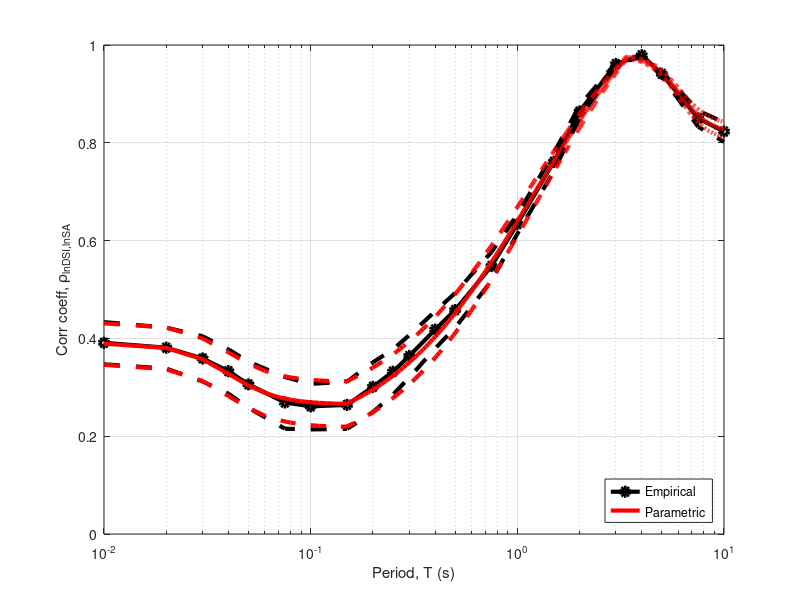
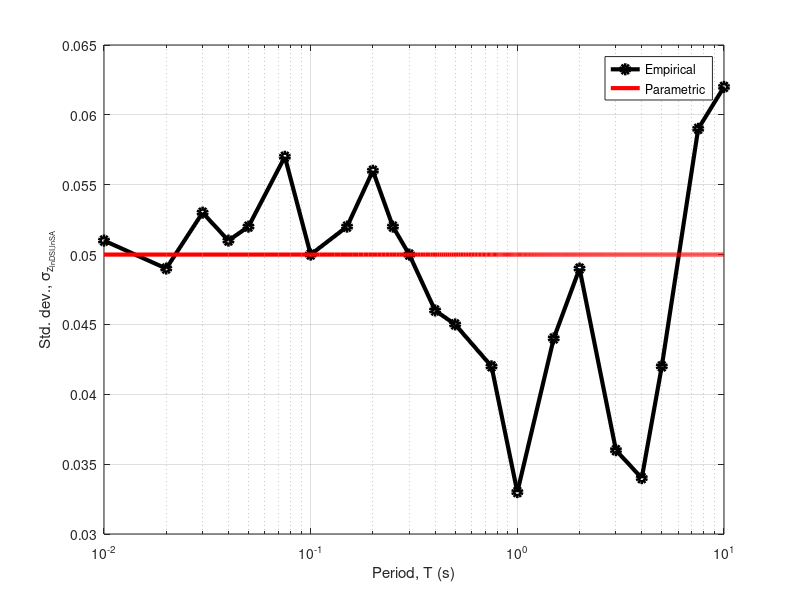

Recreate these plots in MATLAB, in order.
function DSI_PGVSASIASIPGA_correlation_fit
clc
fclose all
%Brendon BRadley 1 July 2010
%TO fit the correlations parameterically

%               rho_{lnDSI,lnSA}       
% T  |        BA08  |    CY08 |    CB08  |    AS08 |    mean rho   |   stddev z    
rho_computed=[ 0.010      0.417    0.386    0.362    0.400    0.391    0.051   
 0.020      0.405    0.375    0.355    0.387    0.381    0.049   
 0.030      0.387    0.349    0.328    0.370    0.359    0.053   
 0.040      0.363    0.318    0.309    0.341    0.333    0.051   
 0.050      0.331    0.291    0.284    0.319    0.306    0.052   
 0.075      0.306    0.259    0.233    0.279    0.269    0.057   
 0.100      0.283    0.255    0.236    0.270    0.261    0.050   
 0.150      0.288    0.246    0.239    0.283    0.264    0.052   
 0.200      0.329    0.286    0.264    0.324    0.301    0.056   
 0.250      0.357    0.314    0.300    0.355    0.332    0.052   
 0.300      0.387    0.354    0.332    0.384    0.364    0.050   
 0.400      0.435    0.415    0.386    0.435    0.418    0.046   
 0.500      0.469    0.452    0.435    0.476    0.458    0.045   
 0.750      0.565    0.547    0.527    0.551    0.548    0.042   
 1.000      0.642    0.638    0.624    0.631    0.634    0.033   
 1.500      0.779    0.763    0.756    0.747    0.761    0.044   
 2.000      0.877    0.865    0.861    0.855    0.864    0.049   
 3.000      0.963    0.961    0.959    0.959    0.961    0.036   
 4.000      0.980    0.980    0.978    0.980    0.979    0.034   
 5.000      0.945    0.941    0.938    0.940    0.941    0.042   
 7.500      0.862    0.838    0.848    0.850    0.850    0.059   
10.000      0.821    0.821    0.828    0.823    0.823    0.062           
];

%rho DSI with  i) ASI; ii) PGA; iii) SI; iv) PGV
%                BA08  |    CY08 |    CB08  |    AS08 |    mean rho   |   std z   |
rho_computed2=[0.399        0.370        0.339       0.396       0.376        0.053      
               0.423        0.388        0.364       0.404       0.395        0.049      
               0.800        0.778        0.776       0.773       0.782        0.045      
               0.816        0.772        0.804       0.807       0.800        0.062      
];   

% -------------------------------------
Traw=rho_computed(:,1); rho_DSI_SA=rho_computed(:,2:5); rho_DSI_SA_mean=rho_computed(:,6);
sigma_z_DSI_SA=rho_computed(:,7);

rho_DSI_ASI=rho_computed2(1,1:4); rho_DSI_ASI_mean=rho_computed2(1,5);  sigma_z_DSI_ASI=rho_computed2(1,6);
rho_DSI_PGA=rho_computed2(2,1:4); rho_DSI_PGA_mean=rho_computed2(2,5);  sigma_z_DSI_PGA=rho_computed2(2,6);
rho_DSI_SI=rho_computed2(3,1:4); rho_DSI_SI_mean=rho_computed2(3,5);  sigma_z_DSI_SI=rho_computed2(3,6);
rho_DSI_PGV=rho_computed2(4,1:4); rho_DSI_PGV_mean=rho_computed2(4,5);  sigma_z_DSI_PGV=rho_computed2(4,6);


%compute +- one sigma correlations
[z_DSI_SA_mean]=FisherZTransformation(rho_DSI_SA_mean);
rho_DSI_SA_84=InvFisherZTransformation(z_DSI_SA_mean+sigma_z_DSI_SA);
rho_DSI_SA_16=InvFisherZTransformation(z_DSI_SA_mean-sigma_z_DSI_SA);

T=Traw;
T=0.01:0.01:10;
%parametric fit
% DSI,SA
for i=1:length(T)
%     a1=0.90; b1=0.8; c1=0.042; d1=2.2; e1=0.075; f1=1;
%     a2=0.8; b2=0.955;  c2=0.15; d2=2.2; e2=0.3;  f2=1;
%     a3=1.; b3=0.22; c3=0.85; d3=0.9; f3=1.2;
    %a=value for x'=0; b=value for x'=1; c=x' value at midpoint between a
    %and b; e=controls slope; f=controls log scaling
    a=[0.39 0.19 0.98];
    b=[0.265 1.20 0.82];
    c=[0.04 1.2 6.1];
    d=[1.8 0.6 3];
    e=[0.15 3.4 10];
    %sigma params
    as=0.05;
    x1=0.6; x2=1;
    y1=as; y2=0.13;
    m=(y2-y1)/(x2-x1);
    cs=as-x1*m;
    for j=1:3
        if T(i)<=e(j)
            %mean
            rho_DSI_SA_fit(i,1)=(a(j)+b(j))/2-(a(j)-b(j))/2*tanh(d(j)*log((T(i)/c(j))));
            %sigma
            [z_DSI_SA_fit]=FisherZTransformation(rho_DSI_SA_fit(i,1));
            sigma_DSI_SA_fit(i)=as; %max(as,m*rho_DSI_SA_fit(i,1)+cs);
            %16th and 84th percentiles
            rho_DSI_SA_fit(i,2)=InvFisherZTransformation(z_DSI_SA_fit+sigma_DSI_SA_fit(i));
            rho_DSI_SA_fit(i,3)=InvFisherZTransformation(z_DSI_SA_fit-sigma_DSI_SA_fit(i));
            break
        end
    end
end
%output values at the boundaries of the piece-wise predictions
fprintf('Continuity at the piece-wise boundaries of the DSI, SA model \n');
fprintf('T_e      rho_left     rho_right   \n');
for i=1:length(e)-1
    rho_left=(a(i)+b(i))/2-(a(i)-b(i))/2*tanh(d(i)*log((e(i)/c(i)))); 
    rho_right=(a(i+1)+b(i+1))/2-(a(i+1)-b(i+1))/2*tanh(d(i+1)*log((e(i)/c(i+1)))); 
    fprintf('%6.3f  %8.3f %8.3f \n',e(i),rho_left,rho_right);
end
fprintf('\n');

outtype=1;    %  = 1 : DSI, SA
              %  = 4 : Examine sigma as a function of mean correlation
              
if outtype==1

%     fig2=figure(2); 
%     axes('Parent',gcf,'FontSize',16);
%     semilogx(T,rho_DSI_SA(:,1),'LineWidth',3,'LineStyle','-','Color',[1 0 0]); hold on;
%     semilogx(T,rho_DSI_SA(:,2),'LineWidth',3,'LineStyle','-','Color',[0 1 0]);
%     semilogx(T,rho_DSI_SA(:,3),'LineWidth',3,'LineStyle','-','Color',[0 0 1]);
%     semilogx(T,rho_DSI_SA(:,4),'LineWidth',3,'LineStyle','-','Color',[0.5 0.5 0.5]);
%     semilogx(T,rho_DSI_SA_mean,'LineWidth',3,'LineStyle','-','Color',[0 0 0]);
%     semilogx(T,rho_DSI_SA_16,'LineWidth',3,'LineStyle','--','Color',[0 0 0]);
%     semilogx(T,rho_DSI_SA_84,'LineWidth',3,'LineStyle','--','Color',[0 0 0]);
%     ylabel('Corr coeff, \rho_{lnDSI,lnSA}'); xlabel('Period, T (s)'); grid on; 

    fig3=figure(3); %compare mean and parametric soln
    axes('Parent',gcf,'FontSize',16);
    % subplot(211);
    semilogx(Traw,rho_DSI_SA_mean,'LineWidth',3,'LineStyle','-','Color',[0 0 0],'Marker','o'); hold on;
    semilogx(T,rho_DSI_SA_fit(:,1),'-r','LineWidth',3); 
    
    semilogx(Traw,rho_DSI_SA_16,'LineWidth',3,'LineStyle','--','Color',[0 0 0]);
    semilogx(Traw,rho_DSI_SA_84,'LineWidth',3,'LineStyle','--','Color',[0 0 0]);
    
    semilogx(T,rho_DSI_SA_fit(:,2:3),'--r','LineWidth',3); 
    grid on;
    set(gcf,'units','normalized'); set(gcf,'Position',[0.1 0.5 0.6 0.4]);
    xlabel('Period, T (s)'); ylabel('Corr coeff, \rho_{lnDSI,lnSA}');
    xlim([0.01 10]); set(gcf,'units','normalized'); set(gcf,'Position',[0.5 0.5 0.5 0.4]);
    legend('Empirical','Parametric','Location','SouthEast');
    ylim([0 1]);
%     set(gcf,'units','normalized'); set(gcf,'Position',[0.5 0.05 0.45 0.85]);

    fig4=figure(4);
    axes('Parent',gcf,'FontSize',16);
    % subplot(212);
    semilogx(Traw,sigma_z_DSI_SA,'LineWidth',3,'LineStyle','-','Color',[0 0 0],'Marker','o'); hold on;
    semilogx(T,sigma_DSI_SA_fit,'-r','LineWidth',3); grid on;
    set(gcf,'units','normalized'); set(gcf,'Position',[0.1 0.05 0.6 0.4]);
    xlabel('Period, T (s)'); ylabel('Std. dev., \sigma_{z_{lnDSI,lnSA}}');
    xlim([0.01 10]); set(gcf,'units','normalized'); set(gcf,'Position',[0.5 0.5 0.5 0.4]);
    legend('Empirical','Parametric');
    
elseif outtype==4
    %examine uncertainty in correlations as a function of mean correlation
    fig1=figure(1)
    axes('Parent',gcf,'FontSize',16);
    plot(rho_DSI_SA_mean,sigma_z_DSI_SA,'ro','LineWidth',3); hold on;
    plot(rho_DSI_SI_mean,sigma_z_DSI_SI,'gsq','LineWidth',4);
    plot(rho_DSI_ASI_mean,sigma_z_DSI_ASI,'b^','LineWidth',4);
    plot(rho_DSI_PGA_mean,sigma_z_DSI_PGA,'k*','LineWidth',8);
    grid on;
    legend('DSI, SA','DSI, SI','DSI, ASI','DSI, PGA','Location','NorthWest');
    xlabel('Corr. coef., \rho_{lnIM_i,lnIM_j}'); ylabel('Std dev. z, \sigma_z');
    
    %model used for SI, ASI etc correlation
    x1=0.3; y1=0.08;
    x2=0.9; y2=0.045;
      %sigma_z=a*rho+b form
    a=(y2-y1)/(x2-x1)
    b=y1+a*(0-x1)
    plot([x1 x2],[y1 y2],'LineWidth',3,'Color',[0 0 0],'LineStyle','--');
    
    %model used for this DSI - SA correlation
    rho=0.2:0.02:0.97;
    sigz=as*ones(length(rho),1); %max(as,m*rho+cs);
    plot(rho,sigz,'LineWidth',3,'Color',[0 0 0],'LineStyle','-');
end

end
%%%%%%%%%%%%%%%%%%%%%%%%%%%%%%%%%%%%%%%%%%%%%%%%%%%%%%%%%%%%%%%%%%%%%%%%%%%
function [z]=FisherZTransformation(rho)
%Computes the Fisher Z Transformation of the correlation

z=0.5*log((1+rho)./(1-rho));

end
%%%%%%%%%%%%%%%%%%%%%%%%%%%%%%%%%%%%%%%%%%%%%%%%%%%%%%%%%%%%%%%%%%%%%%%%%%%
function [rho]=InvFisherZTransformation(z)
%Computes the Inverse Fisher Z Transformation of the correlation

rho=(exp(2*z)-1)./(1+exp(2*z));

end
%%%%%%%%%%%%%%%%%%%%%%%%%%%%%%%%%%%%%%%%%%%%%%%%%%%%%%%%%%%%%%%%%%%%%%%%%%%

